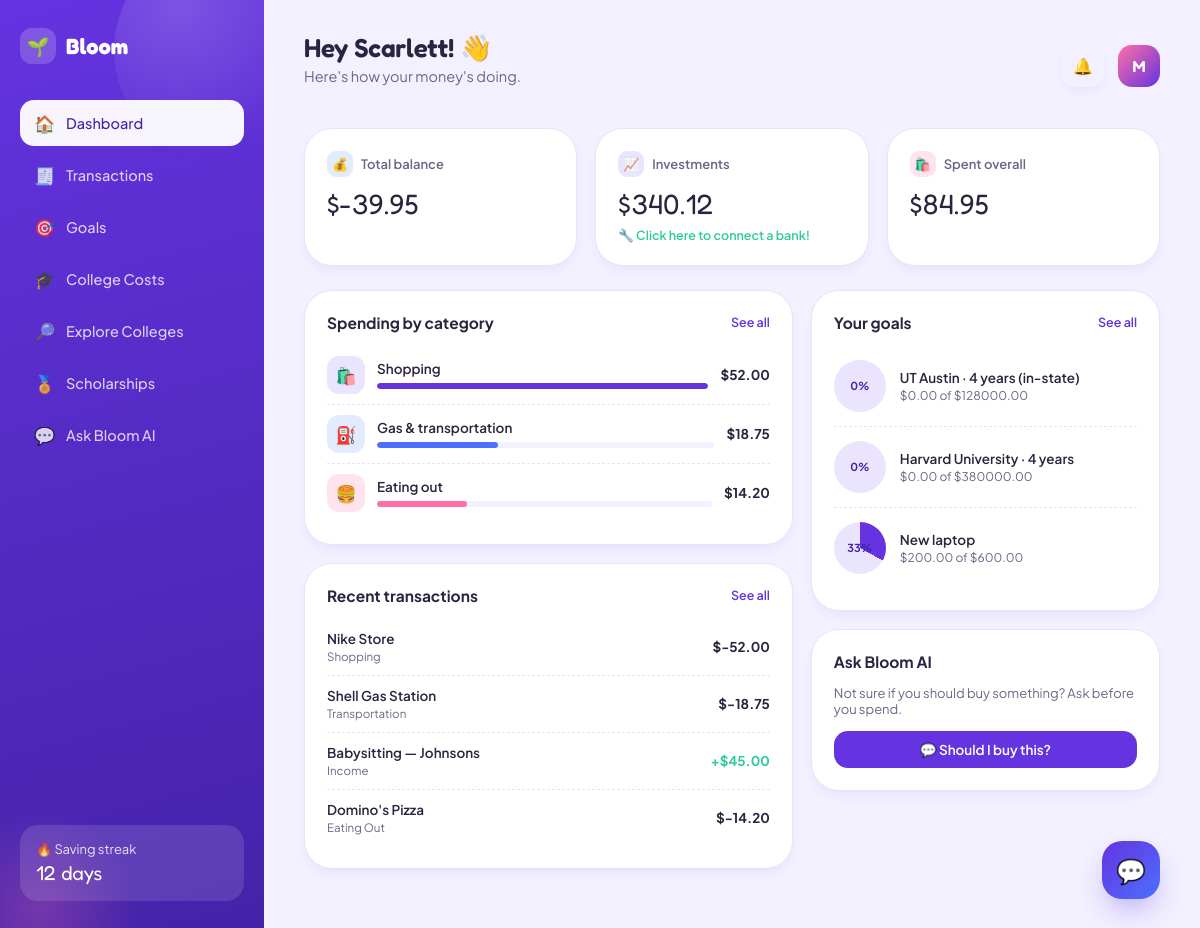
The page / on the database its author committed.
### tables this page shows
CREATE TABLE transactions (
            id INTEGER PRIMARY KEY AUTOINCREMENT,
            name TEXT NOT NULL,
            amount REAL NOT NULL,
            type TEXT NOT NULL,           -- 'income' or 'expense'
            category TEXT NOT NULL,
            created_at TEXT DEFAULT CURRENT_TIMESTAMP
        );

CREATE TABLE goals (
            id INTEGER PRIMARY KEY AUTOINCREMENT,
            name TEXT NOT NULL,
            target REAL NOT NULL,
            saved REAL NOT NULL DEFAULT 0,
            kind TEXT NOT NULL DEFAULT 'personal'   -- 'personal' or 'college'
        );

### app.py (the view)
@app.route("/")
def dashboard():
    data = compute_dashboard_data()
    return render_template("dashboard.html", active="dashboard", data=data)

### db.py (called while the page is built)
def get_db():
    conn = sqlite3.connect(DB_PATH)
    conn.row_factory = sqlite3.Row
    return conn

### templates/dashboard.html (shortened to what this page needs)
{% extends "base.html" %}
{% block content %}
<div class="topbar">
  <div class="greeting">
    <h1>Hey Scarlett! 👋</h1>
    <p>Here's how your money's doing.</p>
  </div>
  <div class="topbar-actions">
    <div class="icon-btn">🔔</div>
    <div class="avatar">M</div>
  </div>
</div>
<div class="summary-grid">
  <div class="card summary-card">
    <div class="label"><span class="badge blue">💰</span> Total balance</div>
    <div class="value">${{ "%.2f"|format(data.balance) }}</div>
  </div>
  <div class="card summary-card">
    <div class="label"><span class="badge purple">📈</span> Investments</div>
    <div class="value">$340.12</div>
    <div class="delta">🔧 Click here to connect a bank!</div>
  </div>
  <div class="card summary-card">
    <div class="label"><span class="badge pink">🛍️</span> Spent overall</div>
    <div class="value">${{ "%.2f"|format(data.spent) }}</div>
  </div>
</div>
<div class="content-grid">
  <div>
    <div class="card" style="margin-bottom: 18px;">
      <div class="section-title">Spending by category <a class="see-all" href="{{ url_for('transactions') }}">See all</a></div>
      {% if data.categories %}
        {% for c in data.categories %}
        <div class="category-row">
          <div class="cat-icon" style="background: var(--{{ c.color }}-pale);">{{ c.icon }}</div>
          <div class="cat-info">
            <div class="cat-name">{{ c.name }}</div>
            <div class="cat-bar"><div class="cat-bar-fill" style="width: {{ c.pct }}%; background: var(--{{ c.color }});"></div></div>
          </div>
          <div class="cat-amount">${{ "%.2f"|format(c.amount) }}</div>
        </div>
        {% endfor %}
      {% else %}
        <p style="color: var(--ink-soft); font-size: 13px;">No spending yet — add a transaction to see it here.</p>
      {% endif %}
    </div>
    <div class="card">
      <div class="section-title">Recent transactions <a class="see-all" href="{{ url_for('transactions') }}">See all</a></div>
      {% if data.recent %}
        {% for t in data.recent %}
        <div class="tx-row">
          <div class="tx-info">
            <div class="tx-name">{{ t.name }}</div>
            <div class="tx-meta">{{ t.category.replace('_', ' ').title() }}</div>
          </div>
          <div class="tx-amount {{ 'positive' if t.amount > 0 else 'negative' }}">
            {{ '+' if t.amount > 0 else '' }}${{ "%.2f"|format(t.amount) }}
          </div>
        </div>
        {% endfor %}
      {% else %}
        <p style="color: var(--ink-soft); font-size: 13px;">No transactions yet.</p>
      {% endif %}
    </div>
  </div>
  <div>
    <div class="card" style="margin-bottom: 18px;">
      <div class="section-title">Your goals <a class="see-all" href="{{ url_for('goals') }}">See all</a></div>
      {% if data.goals %}
        {% for g in data.goals %}
        {% set pct = ((g.saved / g.target) * 100) | round | int if g.target > 0 else 0 %}
        <div class="goal-card">
          <div class="ring" style="background: conic-gradient(var(--purple) {{ pct }}%, var(--purple-pale) 0);">{{ pct }}%</div>
          <div class="goal-info">
            <div class="goal-name">{{ g.name }}</div>
            <div class="goal-sub">${{ "%.2f"|format(g.saved) }} of ${{ "%.2f"|format(g.target) }}</div>
          </div>
        </div>
        {% endfor %}
      {% else %}
        <p style="color: var(--ink-soft); font-size: 13px;">No goals yet.</p>
      {% endif %}
    </div>
    <div class="card">
      <div class="section-title">Ask Bloom AI</div>
      <p style="font-size: 13px; color: var(--ink-soft); margin: 0 0 14px;">
        Not sure if you should buy something? Ask before you spend.
      </p>
      <a href="{{ url_for('chat') }}" class="btn btn-primary" style="width: 100%; justify-content: center;">
        💬 Should I buy this?
      </a>
    </div>
  </div>
</div>
{% endblock %}

### templates/base.html (shortened to what this page needs)
<!DOCTYPE html>
<html lang="en">
<head>
  <link rel="stylesheet" href="{{ url_for('static', filename='css/style.css') }}">
</head>
<body>
  <div class="shell">
    <aside class="sidebar">
      <div class="brand">
        <div class="brand-mark">🌱</div>
        Bloom
      </div>
            <nav class="nav">
        <a class="nav-item {% if active == 'dashboard' %}active{% endif %}" href="{{ url_for('dashboard') }}">
          <span class="icon">🏠</span> Dashboard
        </a>
        <a class="nav-item {% if active == 'transactions' %}active{% endif %}" href="{{ url_for('transactions') }}">
          <span class="icon">🧾</span> Transactions
        </a>
        <a class="nav-item {% if active == 'goals' %}active{% endif %}" href="{{ url_for('goals') }}">
          <span class="icon">🎯</span> Goals
        </a>
        <a class="nav-item {% if active == 'college' %}active{% endif %}" href="{{ url_for('college') }}">
          <span class="icon">🎓</span> College Costs
        </a>
        <a class="nav-item {% if active == 'explore' %}active{% endif %}" href="{{ url_for('explore') }}">
          <span class="icon">🔎</span> Explore Colleges
        </a>
        <a class="nav-item {% if active == 'scholarships' %}active{% endif %}" href="{{ url_for('scholarships') }}">
          <span class="icon">🏅</span> Scholarships
        </a>
        <a class="nav-item {% if active == 'chat' %}active{% endif %}" href="{{ url_for('chat') }}">
          <span class="icon">💬</span> Ask Bloom AI
        </a>
      </nav>
      <div class="sidebar-footer">
        <div class="streak">🔥 Saving streak</div>
        <div class="streak-value">12 days</div>
      </div>
    </aside>
    <main class="main">
      {% block content %}{% endblock %}
    </main>
  </div>
  <a href="{{ url_for('chat') }}" class="ai-fab" title="Ask Bloom AI">💬</a>
</body>
</html>

### templates/base.html (style rules this page uses)
.icon-btn { border: 0; background: none; color: var(--ink-soft, #7a7a8c); cursor: pointer; font-size: 16px; padding: 4px 8px; }

### rows shown on the page
transactions: name "Nike Store", category.replace "Shopping", amount "-52.00"
transactions: name "Shell Gas Station", category.replace "Transportation", amount "-18.75"
transactions: name "Babysitting — Johnsons", category.replace "Income", amount "+", amount "45.00"
transactions: name "Domino's Pizza", category.replace "Eating Out", amount "-14.20"
goals: pct "0", name "UT Austin · 4 years (in-state)", saved "0.00", target "128000.00"
goals: pct "0", name "Harvard University · 4 years", saved "0.00", target "380000.00"
goals: pct "33", name "New laptop", saved "200.00", target "600.00"

### other values the page prints
{{ "%.2f"|format(data.balance) }} "-39.95"
{{ "%.2f"|format(data.spent) }} "84.95"
{{ c.icon }} "🛍️" "⛽" "🍔"
{{ c.name }} "Shopping" "Gas & transportation" "Eating out"
{{ "%.2f"|format(c.amount) }} "52.00" "18.75" "14.20"
